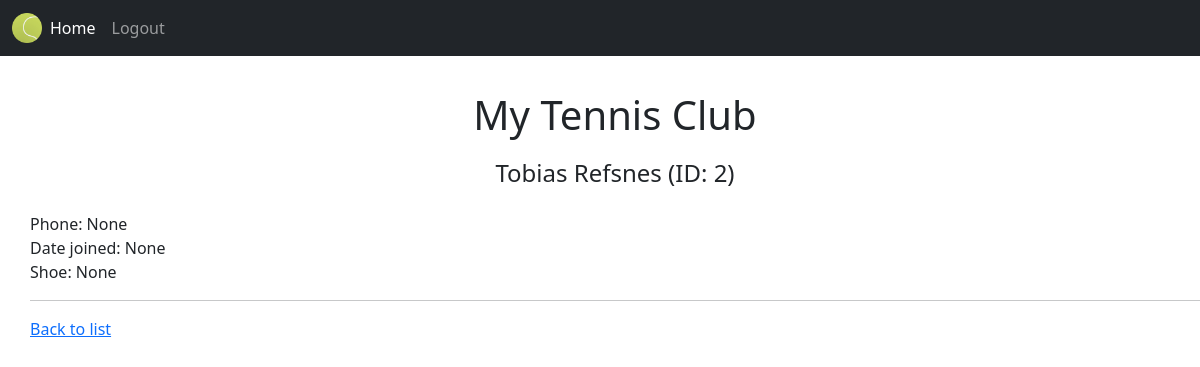
Page /2/detail (signed in) on the committed database.
### members/models.py (models this page shows, shortened)
class Member(models.Model):
    shoe = models.ForeignKey(ShoeBrand, on_delete=models.CASCADE, null=True)
    firstname = models.CharField(max_length=255)
    lastname = models.CharField(max_length=255)
    phone = models.IntegerField(null=True)
    joined_date = models.DateField(null=True)

### members/views.py (the view)
# urls.py: path('<int:id>/detail', views.memberdetail_view, name='memberdetail_view'),
@login_required
@permission_required("members.view_member", login_url='http://127.0.0.1:8000/users/denied')
def memberdetail_view(request, id):
    context = {}
    context["data"] = Member.objects.get(id = id)
    return render(request, "crud/detailview.html", context)

### members/templates/crud/detailview.html (shortened to what this page needs)
{% extends "master.html" %}
{% block content %}
    <h1>My Tennis Club</h1>
    <h4>{{ data.firstname }} {{ data.lastname }} (ID: {{ data.id }})</h4><br/>
    <p>
      Phone: {{ data.phone }}<br/>
      Date joined: {{ data.joined_date }}<br/>
      Shoe: {{ data.shoe }}<br/>
    </p>
    <hr/>
    <p><a href="{% url 'memberlist_view' %}">Back to list</a></p>
{% endblock %}

### members/static/style.css (style rules this page uses)
h1 { margin: auto; text-align: center; padding: 5px 5px 20px 5px; }
h4 { margin: auto; text-align: center; padding: 0px 0px 0px 0px; }

### rows in the picture
Member: firstname "Tobias", lastname "Refsnes", id "2", phone "None", joined_date "None", shoe "None"
